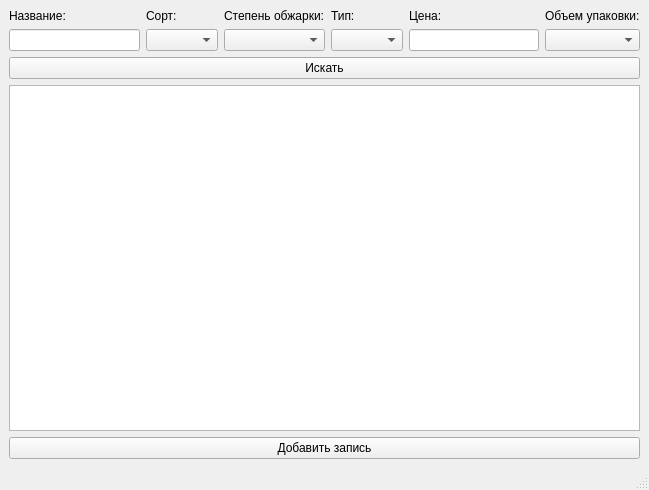
<?xml version="1.0" encoding="UTF-8"?>
<ui version="4.0">
 <class>MainWindow</class>
 <widget class="QMainWindow" name="MainWindow">
  <property name="geometry">
   <rect>
    <x>0</x>
    <y>0</y>
    <width>649</width>
    <height>490</height>
   </rect>
  </property>
  <property name="windowTitle">
   <string>MainWindow</string>
  </property>
  <widget class="QWidget" name="centralwidget">
   <layout class="QVBoxLayout" name="verticalLayout_2">
    <item>
     <layout class="QGridLayout" name="gridLayout">
      <item row="1" column="3">
       <widget class="QComboBox" name="comboBox_type"/>
      </item>
      <item row="1" column="1">
       <widget class="QComboBox" name="comboBox_varienties"/>
      </item>
      <item row="2" column="0" colspan="6">
       <widget class="QPushButton" name="pushButton">
        <property name="text">
         <string>Искать</string>
        </property>
       </widget>
      </item>
      <item row="1" column="5">
       <widget class="QComboBox" name="comboBox_size"/>
      </item>
      <item row="1" column="2">
       <widget class="QComboBox" name="comboBox_degree"/>
      </item>
      <item row="0" column="5">
       <widget class="QLabel" name="label_6">
        <property name="text">
         <string>Объем упаковки:</string>
        </property>
       </widget>
      </item>
      <item row="0" column="2">
       <widget class="QLabel" name="label_3">
        <property name="text">
         <string>Степень обжарки:</string>
        </property>
       </widget>
      </item>
      <item row="0" column="1">
       <widget class="QLabel" name="label_2">
        <property name="text">
         <string>Сорт:</string>
        </property>
       </widget>
      </item>
      <item row="1" column="4">
       <widget class="QLineEdit" name="cost"/>
      </item>
      <item row="3" column="0" colspan="6">
       <widget class="QTableWidget" name="tableWidget"/>
      </item>
      <item row="0" column="0">
       <widget class="QLabel" name="label">
        <property name="text">
         <string>Название:</string>
        </property>
       </widget>
      </item>
      <item row="0" column="4">
       <widget class="QLabel" name="label_5">
        <property name="text">
         <string>Цена:</string>
        </property>
       </widget>
      </item>
      <item row="0" column="3">
       <widget class="QLabel" name="label_4">
        <property name="text">
         <string>Тип:</string>
        </property>
       </widget>
      </item>
      <item row="1" column="0">
       <widget class="QLineEdit" name="title"/>
      </item>
      <item row="4" column="0" colspan="6">
       <widget class="QPushButton" name="pushButton_2">
        <property name="text">
         <string>Добавить запись</string>
        </property>
       </widget>
      </item>
     </layout>
    </item>
   </layout>
  </widget>
  <widget class="QMenuBar" name="menubar">
   <property name="geometry">
    <rect>
     <x>0</x>
     <y>0</y>
     <width>649</width>
     <height>22</height>
    </rect>
   </property>
  </widget>
  <widget class="QStatusBar" name="statusbar"/>
 </widget>
 <resources/>
 <connections/>
</ui>
